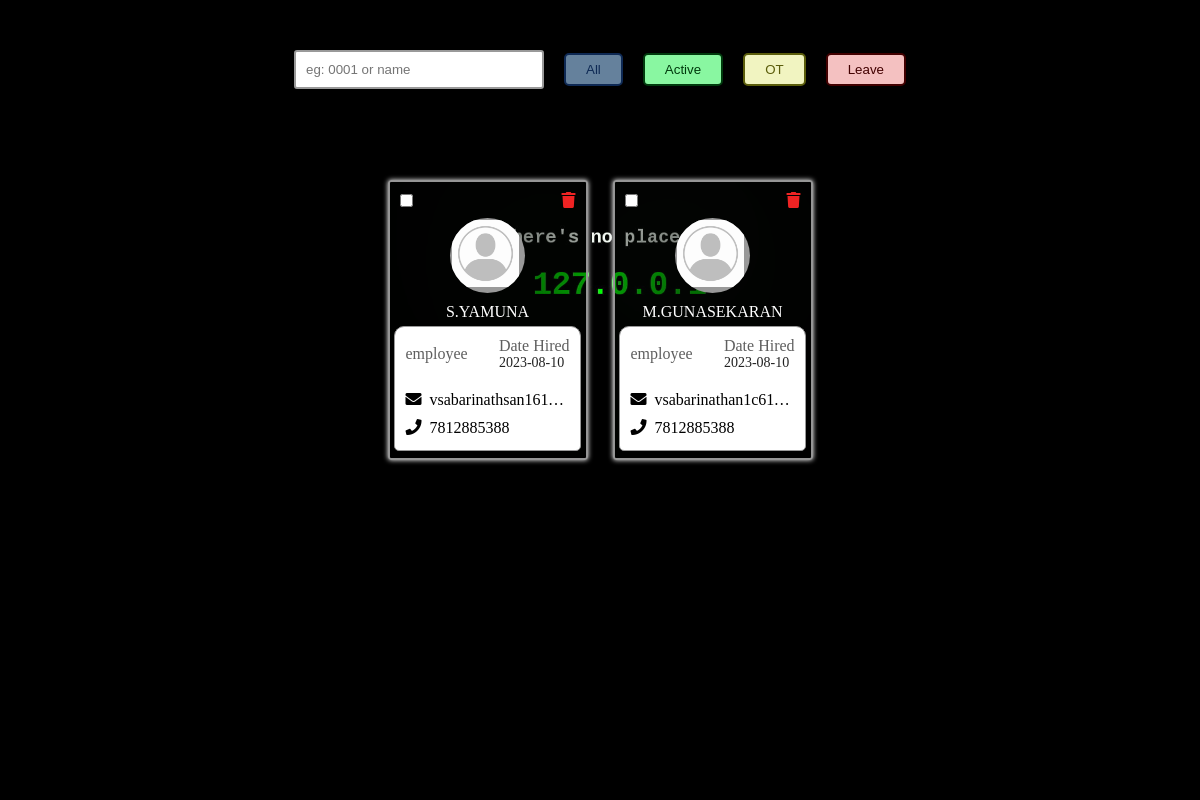
The page /profile-view (signed in) on the database its author committed.
### app/models.py (models this page shows)
class Employee(db.Model, UserMixin):
    id = db.Column(db.Integer, primary_key=True)
    name = db.Column(db.String(150), nullable=False)
    date = db.Column(db.DateTime(timezone=True), default=func.now())
    dob = db.Column(db.DateTime(timezone=True))
    designation = db.Column(db.String(150), nullable=True)
    workType = db.Column(db.String(150))
    email = db.Column(db.String(150), unique=True)
    phoneNumber = db.Column(db.Integer)
    adharNumber = db.Column(db.Integer)
    gender = db.Column(db.String(150))
    address = db.Column(db.String(150))
    mimetype =db.Column(db.String(150))
    profile_pic = db.Column(db.String(100000), default='Default/Default.jpeg')
    attendance = db.relationship('Attendance', backref='employee')

### app/views.py (the view)
@views.route('/profile-view')
@login_required
def profileView():
    try:
        employee =Employee.query.order_by(Employee.id)
    except Exception as error:
        flash(error)
    current_date = datetime.now().date()
    return render_template('profile.html',employee=employee,current_date=current_date)

### app/templates/profile.html (shortened to what this page needs)
<!DOCTYPE html>
<html lang="en">
<head>
    <link rel="stylesheet" href="static/css/profile.css">
    <link rel="stylesheet" href="https://cdnjs.cloudflare.com/ajax/libs/font-awesome/5.15.3/css/all.min.css">
</head>
<body>
    <div class="usercontainer">
        <div class="filter">
            <input type="text" name="filterinput" id="filterinput" placeholder="eg: 0001 or name">
            <button type="button" class="filter-btn all">All</button>
            <button type="button" class="filter-btn active-btn">Active</button>
            <button type="button" class="filter-btn ot-btn">OT</button>
            <button type="button" class="filter-btn leave-btn">Leave</button>
        </div>
        <div class="detailsBox">
            {%for emp in employee%}
            <div class="user" index="{{emp.id}}">
                <div class="options">
                    <div class="opt"><input type="checkbox" name="usercheck" id="usercheck"></div>
                    <div class="opt"><i class="del fas fa-trash delete-icon"></i></div>
                </div>
                <div class="mid">
                    <div class="prof">
                        <img src="/static/img/profile/{{emp.profile_pic}}" alt="">
                    </div>
                    <div class="username">{{emp.name}}
                    </div>
                </div>
                <div class="bottoms">
                    <div class="detBox">
                        <div class="dettop">
                            <div class="type">
                                <span>{{emp.workType}}</span> <br>
                            </div>
                            <div class="doj">
                                <span>Date Hired</span>
                                <p>{{emp.date.date()}}</p>
                            </div>
                        </div>
                        <div class="detbottom">
                            <p class="mail"><i class="fas fa-envelope"></i>&nbsp; {{emp.email}}</p>
                            <p class="phone"><i class="fas fa-phone"></i>&nbsp; {{emp.phoneNumber}}</p>
                        </div>
                    </div>
                </div>
            </div>
            {%endfor%}
        </div>
    </div>
</body>
</html>

### app/static/css/profile.css (style rules this page uses)
* { margin: 0; padding: 0; box-sizing: border-box; }
.usercontainer { width: 100vw; height: 100vh; position: absolute; display: flex; flex-direction: column; gap: 10px; align-items: center; justify-content: center; overflow-x: hidden; background-image: url(/static/img/back2.jpg); background-size: 100%; }
.detailsBox { width: 90vw; min-height: 50vh; position: absolute; overflow-x: hidden; display: flex; gap: 25px; align-items: center; justify-content: center; top: 120px; padding: 10px; flex-wrap: wrap; }
.filter { position: absolute; top: 50px; width: 100%; display: flex; align-items: center; justify-content: center; gap: 20px; }
#filterinput { padding: 10px; border-radius: 3px; border: 2px solid #999; outline: none; width: 250px; }
.filter-btn { padding: 7px 20px; border-radius: 5px; border: 2px solid ; outline: none; cursor: pointer; }
.active-btn { background: #89f7a1; color: #003a0d; }
.ot-btn { color: #5b5d0b; background-color: #f1f4c1; }
.leave-btn { color: #420000; background-color: #f4c1c1; }
.all { color: #0E2954; background: #a0ccf7a1; }
.user { width: 200px; height: 280px; border-radius: 3px; display: flex; flex-direction: column; overflow: hidden; box-shadow: 0px 0px 5px #fff; backdrop-filter: blur(100px); border: 2px solid #969696; color: white; }
.options { flex-basis: 7%; width: 100%; height: 100%; display: flex; align-items: center; justify-content: space-between; }
.opt { display: flex; flex-direction: column; margin: 10px; }
.mid { flex-basis: 30%; width: 100%; height: 100%; display: flex; flex-direction: column; align-items: center; justify-content: center; gap: 10px; margin-bottom: 5px; }
.prof { width: 75px; height: 75px; border-radius: 50%; background: #999; overflow: hidden; }
.prof img { width: 90%; height: 90%; margin: 2%; }
.bottoms { flex-basis: 65%; width: 100%; height: 100%; color: #000; }
.detBox { width: 95%; height:95%; border-radius: 10px 10px 5px 5px; background: #ffffff; margin: 0 auto; border: 1px solid #999; }
.dettop { display: flex; align-items: center; justify-content: space-between; padding: 10px; }
.dettop span { color: #5f5f5f; }
.dettop p { color: #222222; font-size: 14px; }
.detbottom { display: flex; flex-direction: column; padding: 10px; gap: 10px; }
.mail { white-space: nowrap; overflow: hidden; text-overflow: ellipsis; }
.delete-icon { cursor: pointer; color: #ef2323; }
#usercheck { cursor: pointer; accent-color: #45cf63; }

### rows shown on the page
Employee: profile_pic (placeholder picture), name "S.YAMUNA", workType "employee", date "2023-08-10", email "vsabarinathsan161…", phoneNumber "7812885388"
Employee: profile_pic (placeholder picture), name "M.GUNASEKARAN", workType "employee", date "2023-08-10", email "vsabarinathan1c61…", phoneNumber "7812885388"
